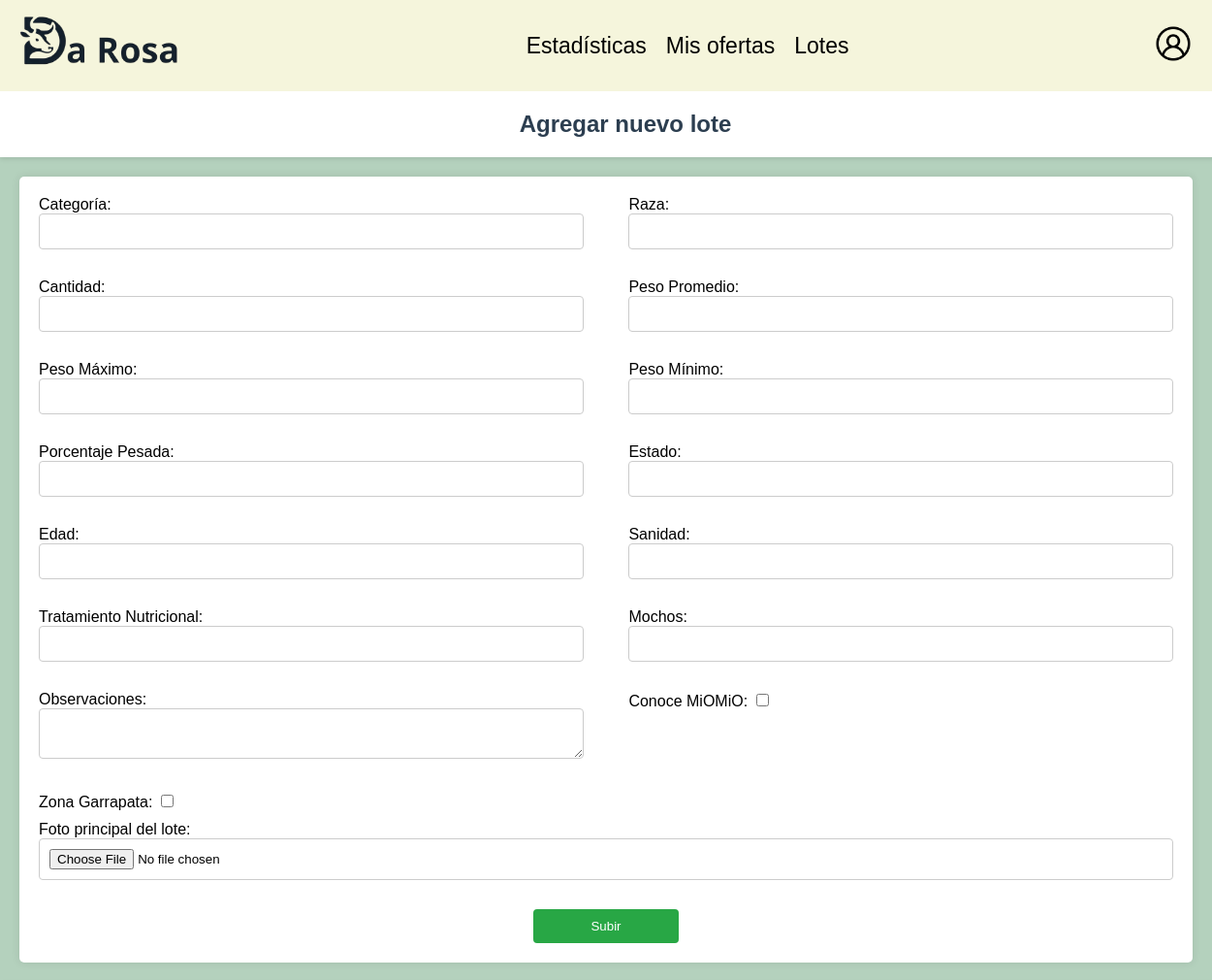
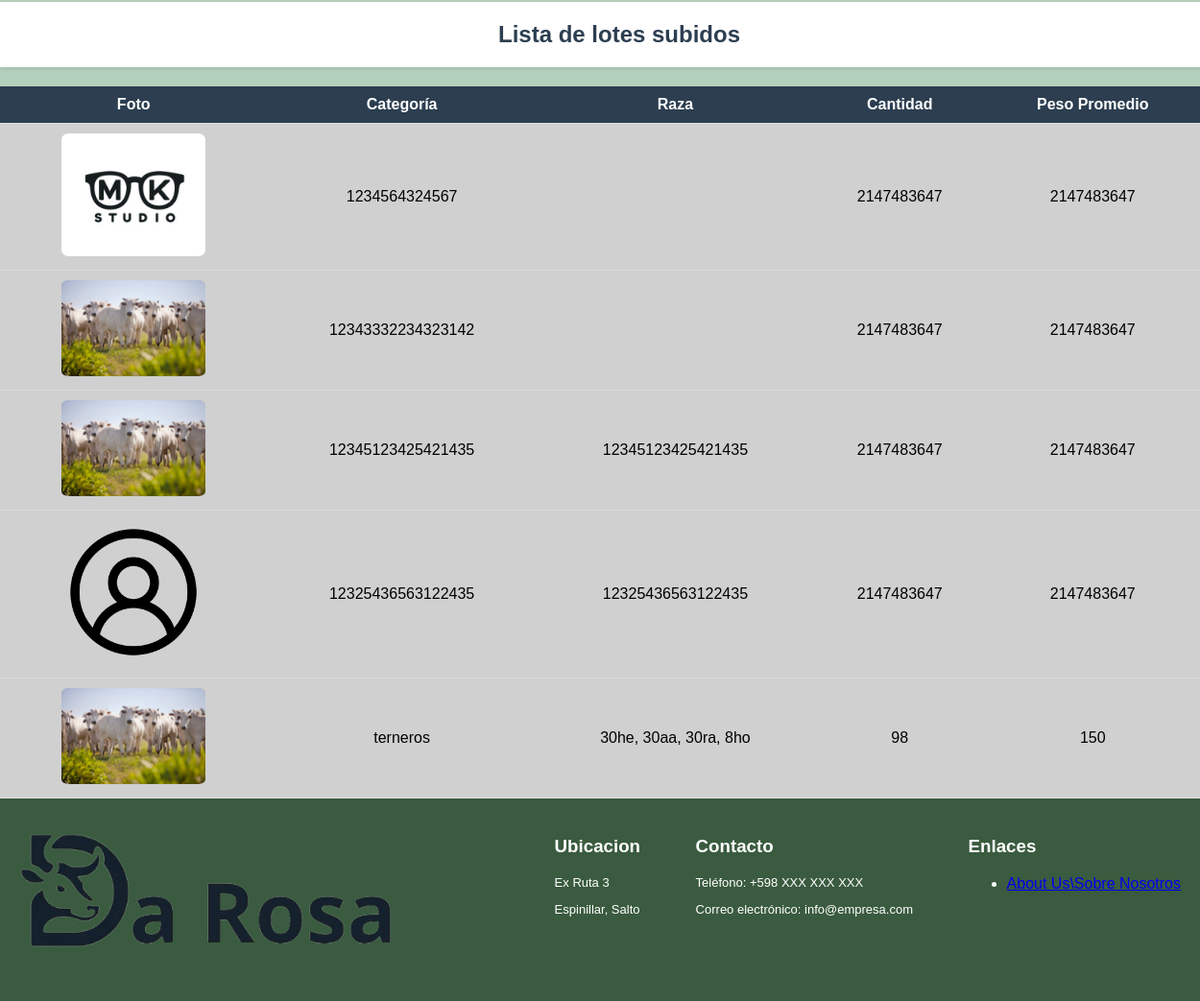
The app's page /paginas/lotes.php with its own data (2 pictures, top to bottom).
### tables this page shows
CREATE TABLE `archivo` (
  `id_archivo` int(11) NOT NULL,
  `ruta` varchar(255) DEFAULT NULL,
  `tipo` varchar(50) DEFAULT NULL,
  `id_lote` int(11) DEFAULT NULL
);

CREATE TABLE `lotes` (
  `id_lote` int(11) NOT NULL,
  `categoria` varchar(40) DEFAULT NULL,
  `cantidad` int(11) DEFAULT NULL,
  `peso_promedio` int(11) DEFAULT NULL,
  `peso_maximo` int(11) DEFAULT NULL,
  `peso_minimo` int(11) DEFAULT NULL,
  `cant_pesada` int(11) DEFAULT NULL,
  `clase` varchar(20) DEFAULT NULL,
  `estado` varchar(20) DEFAULT NULL,
  `raza` varchar(60) DEFAULT NULL,
  `mochos` int(11) DEFAULT NULL,
  `edad` int(11) DEFAULT NULL,
  `sanidad` varchar(255) DEFAULT NULL,
  `tratamiento_nutricional` varchar(255) DEFAULT NULL,
  `conoce_miomio` tinyint(1) DEFAULT NULL,
  `zona_garrapata` tinyint(1) DEFAULT NULL,
  `observaciones` text DEFAULT NULL,
  `fecha_inicio` datetime DEFAULT NULL,
  `fecha_fin` datetime DEFAULT NULL,
  `id_certificador` int(11) DEFAULT NULL
);

### paginas/lotes.php (the view, shortened to what this page needs)
<?php
include '../includes/conexion.php';
$sql = "SELECT l.id_lote, l.categoria, l.raza, l.cantidad, l.peso_promedio, a.ruta
        FROM lotes l
        LEFT JOIN archivo a ON a.id_lote = l.id_lote;";
$result = mysqli_query($conexion, $sql);
@$rol_usuario = $_SESSION['rol'];
?>
<!DOCTYPE html>
<html lang="es">
<head>
    <link rel="stylesheet" href="../css/lotes.css">
</head>
<?php
    if ($rol_usuario == 'Administrador'){
            include '../includes/headeradmin.php';
    }else{
            include '../includes/header.php';
    }
    ?>
<body>
    <h2>Agregar nuevo lote</h2>
    <form action="" method="post" enctype="multipart/form-data">
        <div class="info">
            <label for="categoria">Categoría:
                <input type="text" name="categoria" required>
            </label>
            <label for="raza">Raza:
                <input type="text" name="raza" required>
            </label>
            <label for="cantidad">Cantidad:
                <input type="number" name="cantidad" required>
            </label>
            <label for="peso">Peso Promedio:
                <input type="number" name="peso" required>
            </label>
            <label for="peso_maximo">Peso Máximo:
                <input type="number" name="peso_maximo">
            </label>
            <label for="peso_minimo">Peso Mínimo:
                <input type="number" name="peso_minimo">
            </label>
            <label for="cant_pesada">Porcentaje Pesada:
                <input type="number" name="cant_pesada">
            </label>
            <label for="estado">Estado:
                <input type="text" name="estado">
            </label>
            <label for="edad">Edad:
                <input type="number" name="edad">
            </label>
            <label for="sanidad">Sanidad:
                <input type="text" name="sanidad">
            </label>
            <label for="tratamiento_nutricional">Tratamiento Nutricional:
                <input type="text" name="tratamiento_nutricional">
            </label>
            <label for="mochos">Mochos:
                <input type="number" name="mochos">
            </label>
            <label for="observaciones">Observaciones:
                <textarea name="observaciones"></textarea>
            </label>
            <label for="conoce_miomio">Conoce MiOMiO:
                <input type="checkbox" name="conoce_miomio" value="1">
            </label>
            <label for="zona_garrapata">Zona Garrapata:
                <input type="checkbox" name="zona_garrapata" value="1">
            </label>
        </div>
        <label for="foto_lote">Foto principal del lote:
            <input type="file" name="archivo" id="foto_lote" required accept=".jpg, .png">
        </label>
        <div class="btn">
            <input type="submit" value="Subir">
        </div>
    </form>
    <h2>Lista de lotes subidos</h2>
    <table class="listas">
        <thead>
            <tr>
                <th>Foto</th>
                <th>Categoría</th>
                <th>Raza</th>
                <th>Cantidad</th>
                <th>Peso Promedio</th>
            </tr>
        </thead>
        <tbody>
            <div class="fila_tabla">
            <?php
                if (mysqli_num_rows($result) > 0) {
                    while ($row = mysqli_fetch_assoc($result)) {
                        echo "<tr>";
                        echo "<td><a href='especificaciones.php?id=" . $row['id_lote'] . "'><img src='" . $row['ruta'] . "' alt='" . $row['categoria'] . "'></a></td>";
                        echo "<td>" . $row['categoria'] . "</td>";
                        echo "<td>" . $row['raza'] . "</td>";
                        echo "<td>" . $row['cantidad'] . "</td>";
                        echo "<td>" . $row['peso_promedio'] . "</td>";
                        echo "</tr>";
                    }
                } else {
                    echo "No se encontraron lotes.";
                }
            ?>
            </div>
        </tbody>
    </table>
</body>
<?php include '../includes/footer.php'; ?>
</html>

### css/lotes.css (style rules this page uses)
body { font-family: Arial, sans-serif; background-color: rgba(143, 186, 157, 0.667); margin: 0; padding: 0; }
h2 { text-align: center; color: #2c3e50; padding: 20px; margin: 0; background-color: #ffffff; width: 100%; box-shadow: 0 2px 5px rgba(0, 0, 0, 0.1); font-size: 24px; }
form { background-color: #fff; padding: 20px; border-radius: 5px; box-shadow: 0 0 10px rgba(0, 0, 0, 0.1); margin-bottom: 20px; margin: 20px; display: flex; flex-direction: column; }
form label { display: block; margin-bottom: 10px; }
form input[type="text"], form input[type="file"], form input[type="number"], textarea { width: calc(100% - 22px); padding: 10px; margin-bottom: 20px; border: 1px solid #ccc; border-radius: 4px; }
form input[type="submit"] { background-color: #28a745; color: white; padding: 10px 20px; border: none; border-radius: 4px; cursor: pointer; text-align: center; width: 100%; }
table.listas { width: 100%; border-collapse: collapse; margin-top: 20px; background-color: #d0d0d0; }
table.listas thead { background-color: #2c3e50; color: white; }
table.listas th, table.listas td { padding: 10px; text-align: center; border-bottom: 1px solid #ddd; }
table.listas img { width: 150px; height: auto; border-radius: 5%; }
@media screen and (min-width: 650px) { .info { display: flex; flex-wrap: wrap; justify-content: space-between; } }
@media screen and (min-width: 650px) { .info label { width: 48%; } }
@media screen and (min-width: 650px) { .btn { display: flex; justify-content: center; } }
@media screen and (min-width: 650px) { form input[type="submit"] { width: 150px; } }

### records on screen
archivo: ruta+id_lote (picture), id_lote.categoria "1234564324567", id_lote.cantidad "2147483647", id_lote.peso_promedio "2147483647"
archivo: ruta+id_lote (picture), id_lote.categoria "12343332234323142", id_lote.cantidad "2147483647", id_lote.peso_promedio "2147483647"
archivo: ruta+id_lote (picture), id_lote.categoria "12345123425421435", id_lote.raza "12345123425421435", id_lote.cantidad "2147483647", id_lote.peso_promedio "2147483647"
archivo: ruta+id_lote (placeholder picture), id_lote.categoria "12325436563122435", id_lote.raza "12325436563122435", id_lote.cantidad "2147483647", id_lote.peso_promedio "2147483647"
archivo: ruta+id_lote (picture), id_lote.categoria "terneros", id_lote.raza "30he, 30aa, 30ra, 8ho", id_lote.cantidad "98", id_lote.peso_promedio "150"
